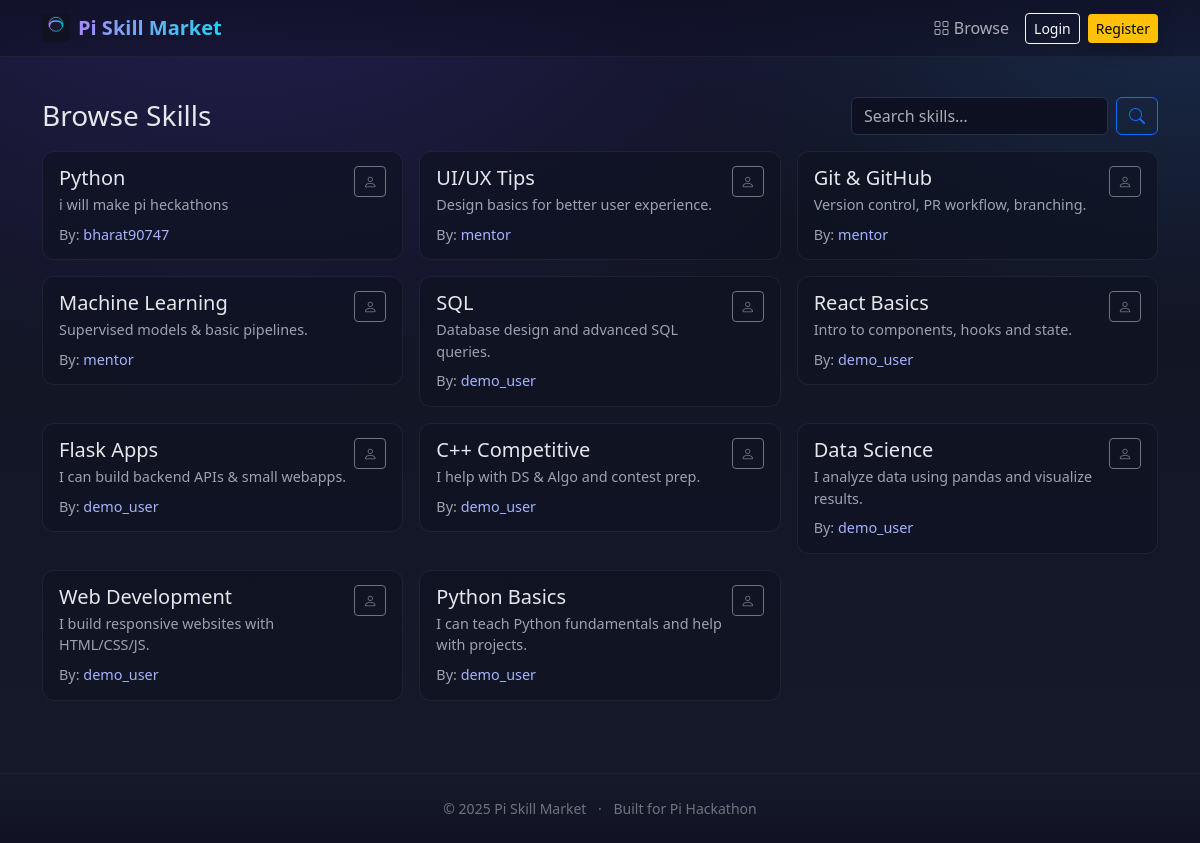
Screenshot of /browse with the database file from the repository.
### app.py (models this page shows, shortened)
class Skill(db.Model):
    id = db.Column(db.Integer, primary_key=True)
    name = db.Column(db.String(150), nullable=False)         # used in templates as s.name
    description = db.Column(db.String(600), nullable=False)
    created_at = db.Column(db.DateTime, default=datetime.utcnow)
    user_id = db.Column(db.Integer, db.ForeignKey("user.id"), nullable=False)
    @property
    def title(self):
        return self.name

class User(db.Model, UserMixin):
    id = db.Column(db.Integer, primary_key=True)
    username = db.Column(db.String(120), unique=True, nullable=False, index=True)
    password_hash = db.Column(db.String(255), nullable=False)
    created_at = db.Column(db.DateTime, default=datetime.utcnow)
    skills = db.relationship("Skill", backref="user", lazy=True, cascade="all, delete-orphan")

### app.py (the view)
@app.route("/browse")
def browse_skills():
    q = (request.args.get("q") or "").strip()
    query = Skill.query.order_by(Skill.id.desc()).join(User)
    if q:
        like = f"%{q}%"
        query = query.filter(db.or_(Skill.name.ilike(like), Skill.description.ilike(like)))
    skills = query.all()
    return render_template("browse_skills.html", skills=skills, q=q)

### templates/browse_skills.html (shortened to what this page needs)
{% extends "base.html" %}
{% block content %}
<div class="d-flex align-items-center justify-content-between flex-wrap gap-2 mb-3">
  <h3 class="m-0">Browse Skills</h3>
  <form class="d-flex" role="search" method="get" action="{{ url_for('browse_skills') }}">
    <input class="form-control me-2" type="search" name="q" value="{{ q or '' }}" placeholder="Search skills…">
    <button class="btn btn-outline-primary" type="submit"><i class="bi bi-search"></i></button>
  </form>
</div>
{% if skills %}
  <div class="row g-3">
    {% for s in skills %}
      <div class="col-md-6 col-lg-4">
        <div class="skill-item fade-in">
          <div class="d-flex justify-content-between align-items-start">
            <div>
              <h5 class="mb-1">{{ s.title or s.name }}</h5>
              <div class="small-muted mb-2">{{ s.description }}</div>
              <div class="small-muted">By: <a href="{{ url_for('profile', user_id=s.user_id) }}">{{ s.user.username if s.user else 'User' }}</a></div>
            </div>
            <div class="text-end">
              <a class="btn btn-sm btn-outline-secondary" href="{{ url_for('profile', user_id=s.user_id) }}"><i class="bi bi-person"></i></a>
            </div>
          </div>
        </div>
      </div>
    {% endfor %}
  </div>
{% else %}
  <div class="alert alert-info">No skills found. Try adding one or change your search.</div>
{% endif %}
{% endblock %}

### templates/base.html (shortened to what this page needs)
<!DOCTYPE html>
<html lang="en" data-bs-theme="dark">
<head>
  <link href="https://cdn.jsdelivr.net/npm/bootstrap@5.3.3/dist/css/bootstrap.min.css" rel="stylesheet">
  <link href="https://cdn.jsdelivr.net/npm/bootstrap-icons@1.11.3/font/bootstrap-icons.css" rel="stylesheet">
  <link rel="stylesheet" href="{{ url_for('static', filename='style.css') }}">
</head>
<body>
  <div id="bg">
  </div>
  <nav class="navbar navbar-expand-lg glass-nav sticky-top">
    <div class="container">
      <a class="navbar-brand d-flex align-items-center gap-2" href="{{ url_for('dashboard') }}">
        <img src="{{ url_for('static', filename='images/pi.svg') }}" alt="Pi" width="28" height="28">
        <span class="fw-bold gradient-text">Pi Skill Market</span>
      </a>
      <div id="nav" class="collapse navbar-collapse">
        <ul class="navbar-nav ms-auto align-items-lg-center gap-2">
          <li class="nav-item"><a class="nav-link" href="{{ url_for('browse_skills') }}"><i class="bi bi-grid"></i> Browse</a></li>
          {% if current_user.is_authenticated %}
            <li class="nav-item"><a class="nav-link" href="{{ url_for('dashboard') }}"><i class="bi bi-speedometer2"></i> Dashboard</a></li>
            <li class="nav-item"><a class="btn btn-sm btn-outline-light" href="{{ url_for('logout') }}"><i class="bi bi-box-arrow-right"></i> Logout</a></li>
          {% else %}
            <li class="nav-item"><a class="btn btn-sm btn-outline-light" href="{{ url_for('login') }}">Login</a></li>
            <li class="nav-item"><a class="btn btn-sm btn-warning" href="{{ url_for('register') }}">Register</a></li>
          {% endif %}
        </ul>
      </div>
    </div>
  </nav>
  <main class="container py-4">
    {% block content %}{% endblock %}
  </main>
  <footer class="py-4 mt-5 glass-footer">
    <div class="container text-center text-secondary small">
      <span class="me-2">© {{ 2025 }} Pi Skill Market</span> ·
      <span class="ms-2">Built for Pi Hackathon</span>
    </div>
  </footer>
</body>
</html>

### static/style.css (style rules this page uses)
:root { --bg1:#0f1220; --bg2:#171a2b; --card:#161a2a80; --glass:#ffffff10; --accent:#a78bfa; --accent2:#22d3ee; --text:#e5e7eb; --muted:#9ca3af; }
* { box-sizing:border-box }
html,body { height:100%; background: radial-gradient(1200px 800px at 20% -10%, #241f52 0%, transparent 60%), radial-gradient(1000px 600px at 100% 0%, #1a2b4a 0%, transparent 55%), linear-gradient(180deg, var(--bg1), var(--bg2)); color:var(--text); margin:0; font-family: system-ui, -apple-system, "Segoe UI", Roboto, Inter, Arial, "Noto Sans", sans-serif; }
#bg { position:fixed; inset:0; z-index:-1; overflow:hidden; }
.glass-nav { background: linear-gradient(180deg, #0f1025cc, #0f102580); border-bottom: 1px solid var(--glass); backdrop-filter: blur(10px); }
.glass-footer { background: linear-gradient(180deg, transparent, #0e1020c0); border-top:1px solid var(--glass); }
.gradient-text { background: linear-gradient(90deg, var(--accent), var(--accent2)); -webkit-background-clip:text; background-clip:text; color: transparent; }
.btn-primary, .btn-success, .btn-warning { border:0; box-shadow: 0 6px 20px #00000033; }
.form-control, .form-select, textarea { background:#0c1020; border:1px solid #2a2f45; color:var(--text); }
.skill-item { padding:14px 16px; border:1px solid var(--glass); border-radius:12px; background: #0e1222aa; transition: transform .15s ease, box-shadow .15s ease, border-color .2s ease; }
.fade-in { animation:fade .6s ease both; }
.small-muted { color:var(--muted); font-size:.9rem; }
a { color:#a5b4fc; text-decoration:none }

### rows the page displays
Skill: name "Python", description "i will make pi heckathons", user "bharat90747"
Skill: name "UI/UX Tips", description "Design basics for better user experience.", user "mentor"
Skill: name "Git & GitHub", description "Version control, PR workflow, branching.", user "mentor"
Skill: name "Machine Learning", description "Supervised models & basic pipelines.", user "mentor"
Skill: name "SQL", description "Database design and advanced SQL queries.", user "demo_user"
Skill: name "React Basics", description "Intro to components, hooks and state.", user "demo_user"
Skill: name "Flask Apps", description "I can build backend APIs & small webapps.", user "demo_user"
Skill: name "C++ Competitive", description "I help with DS & Algo and contest prep.", user "demo_user"
Skill: name "Data Science", description "I analyze data using pandas and visualize results.", user "demo_user"
Skill: name "Web Development", description "I build responsive websites with HTML/CSS/JS.", user "demo_user"
Skill: name "Python Basics", description "I can teach Python fundamentals and help with projects.", user "demo_user"

### other values shown
{{ 2025 }} "2025"
